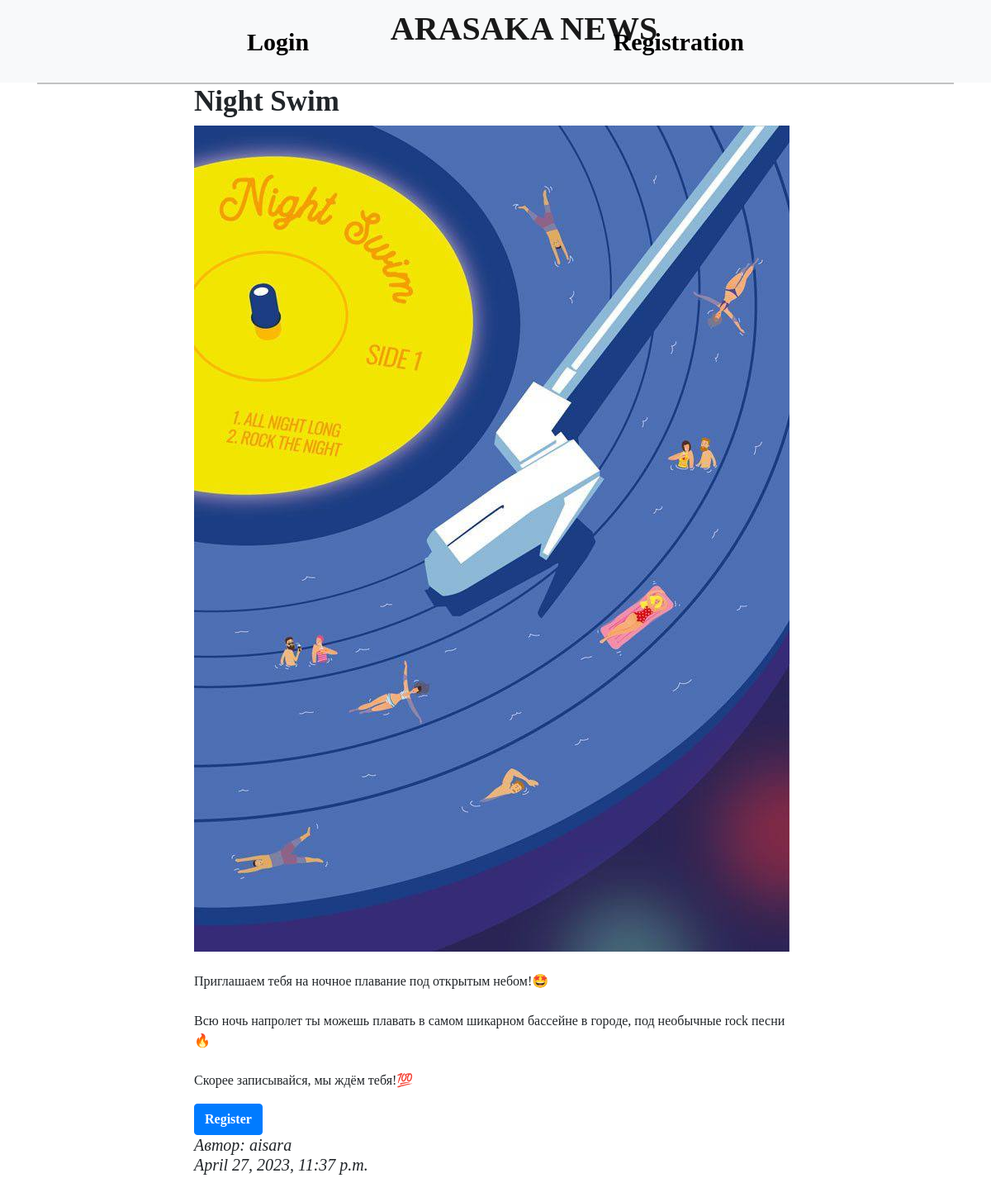
Screenshot of /event/7/ with the database file from the repository.
### myapp/models.py (models this page shows, shortened)
class Event(models.Model):
    id = models.AutoField(primary_key=True)
    title = models.CharField(max_length=200)
    description = models.CharField(max_length=5000)
    image = models.ImageField(upload_to='media/')
    author = models.ForeignKey(User, on_delete=models.CASCADE)
    created_at = models.DateTimeField(auto_now_add=True)
    class Meta:
        permissions = [("can_create_event", "Can create event")]

### myapp/views.py (the view)
# urls.py: path('event/<int:pk>/', views.event_detail, name='event_detail'),
def event_detail(request, pk):
    event = Event.objects.get(pk=pk)
    return render(request, 'blog/event_detail.html', {'event': event})

### myapp/templates/blog/event_detail.html (shortened to what this page needs)
{% extends 'blog/base.html' %}
{% block description %}
<body>
<div class="container" xmlns="http://www.w3.org/1999/html"  style="margin-bottom:px; height: 100vh">
        <div class="row">
            <div class="col-md-8 mx-auto">
                <article>
                    <h2 style="font-weight: 800; font-size: 35px;">{{ event.title }}</h2>
                    <img src="{{ event.image.url }}" alt="{{ event.title }}" class="img-fluid mb-4">
                    <p>{{ event.description|linebreaksbr }}</p>
                    <form id="registration-form" action="{% url 'event_registration' pk=event.pk %}" method="POST">
                    <button type="submit" class="btn btn-primary">Register</button>
                    </form>
                    <h5><em>Автор: {{ event.author }}</em> <br> <em>{{ event.created_at }}</em></h5>
                </article>
            </div>
        </div>
    </div>
    {% block scripts %}
</body>
{% endblock %}
{% endblock %}

### myapp/static/css/style.css (style rules this page uses)
body { font-family: 'Playfair Display', serif; }

### myapp/templates/blog/base.html (style rules this page uses)
html, body { overflow-x: hidden; }
html { position: relative; min-height: 100%; }
body { margin-bottom: 60px; font-family: 'Playfair Display', serif; }
.btn-primary { background-color: #007bff; border-color: #007bff; font-weight: 600; }

### rows the page displays
Event: title "Night Swim", image (picture), description "Приглашаем тебя на ночное плавание под открытым небом!🤩 Всю ночь напролет ты можешь плавать в самом шикарном бассейне в городе, под необычные rock песни🔥 Скорее записывайся, мы ждём тебя!💯", author "aisara", created_at "April 27, 2023, 11:37 p.m."
